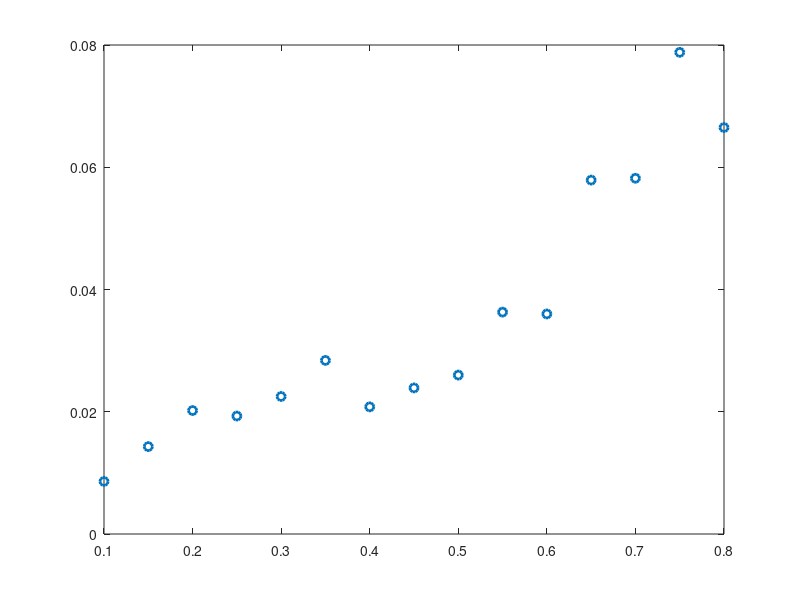

MATLAB code for this plot: (Note: this script raises an error after producing the figure.)
%% Quantum well capacitance
n1 = 1;% the number of sub bands populated
n2 = 2;% the number of sub bands populated
m = 9.109*10^-31; % [kg] electron mass
ms = 0.041*m; % effective mass of electron in InGaAs
q = 1.602*10^-19; %[C] elementary charge
h = 1.054*10^-34; % [m^2kg/s] reduced plank constant
Cq1 = (q^2*ms)/(n1*pi*h^2)*10^-4; % [F/cm2] 1st quantum well capacitance 
Cq2 = (q^2*ms)/(n2*pi*h^2)*10^-4;% [F/cm2] 2nd quantum well capacitance 

%% Subband calculation
h_ch = 7*10^-9;%[m] hight of channel
w_ch = 100*10^-9;%[m] width of channel
E1 = (h^2/(2*ms))*(n1^2*pi^2/h_ch^2 + n1^2*pi^2/w_ch^2)/q; %[eV] 1st subband of 2D quantum well
E2 = (h^2/(2*ms))*(n2^2*pi^2/h_ch^2 + n2^2*pi^2/w_ch^2)/q; %[eV] 2nd subband of 2D quantum well

%% Oxide capacitance 
tox = 5*10^-9; % oxide thickness [m]
ep = 8.854*10^-12; %[Fm^-1] % permittivity of vacuum
epox = 18; % permittivity of oxide. assume HfO2
Cox = (ep*epox/tox)*10^-4; % oxide capacitance [F/cm2]


%% plot experiment data
%H2 = [0.0084,0.0148,0.018,0.0456,0.03,0.0529,0.0505,0.0681,0.0694,0.0949];
%Vov2 = [200,400,500,600,700,800,900,1000,1100,1200];

H3 = [0.0086,0.0143,0.0202,0.0193,0.0225,0.0284,0.0208,0.0239,0.026,0.0363,0.0360,0.0579,0.0582,0.0788,0.0665];
Vov3 = [100,150,200,250,300,350,400,450,500,550,600,650,700,750,800];

%H4 = [0.0304,0.0235,0.045,0.0350,0.0416,0.0324,0.033,0.0639,0.0769];
%Vov4 = [400,500,600,700,800,900,1000,1100,1200];

%H5 = [0.012,0.0234,0.026,0.038,0.0386,0.048,0.0683,0.0985];
%Vov5 = [500,600,700,800,900,1000,1100,1200];

%H6 = [0.0171,0.0164,0.0325,0.0294,0.02,0.038,0.0514,0.049,0.0573,0.0901];
%Vov6 = [300,400,500,600,700,800,900,1000,1100,1200];

plot((Vov3/1000),H3,'o','LineWidth',2);
%plot((Vov2/1000)-0.2,H2,'d',(Vov3/1000)-0.2,H3,'d',(Vov4/1000)-0.2,H4,'d',(Vov5/1000)-0.2,H5,'d',(Vov6/1000)-0.2,H6,'d');
hold on


%% spline
%sp_H = csaps((Vov3/1000),H3,0.999);
%nVov = 0.1:0.001:1;
%nH = ppval(sp_H,nVov);
%plot(nVov,nH,'--','LineWidth',2);
%hold on

%% Integration from negative bias
%tic;
%[Qit,Cit,Qqu,Cqu,Vox,Vov,Vg,dV] = mos_calculation(0.95-E1,0.17,-1-E1,0.5,0.4*10^14,-0.37,2,0.2,Cox,Cq1);
%toc;


%%
k =1;
S = 1000;
h = waitbar(0,'Please wait...');
for Dit = 0.5:0.05:0.8
    for mu1 = 0.9:0.05:1.1
        for mu2 = -0.9:-0.05:-1.1
            for sigma1 = 0.15:0.025:0.25
                for sigma2 = 0.5:0.025:0.6
                    tic;
                    [Qit,Cit,Qqu,Cqu,Vox,Vov,Vg,dV] = mos_calculation(mu1-E1,sigma1,mu2-E1,sigma2,Dit*10^14,0.001,1,0,Cox,Cq1);
                    sp_Hs = csaps(Vov,dV,0.999);
                    nHs = ppval(sp_Hs,Vov3/1000);
                    %plot(nVov,nHs,'--','LineWidth',2);
                    %hold on
                    E = sum(log((abs(nHs-H3)).^2));
                    if E < S;
                        S = E;
                        m1 = mu1;
                        m2 = mu2;
                        s1 = sigma1;
                        s2 = sigma2;
                        %fs = f_start;
                        D = Dit*10^14;
                    end
                    toc;
                end
            end
        end
    end
    waitbar(Dit/1)
end
close(h)
%toc;


%% Error estimation
                    %[Qit,Cit,Qqu,Cqu,Vox,Vov,Vg,dV] = mos_calculation(0.95-E1,0.17,-1-E1,0.5,0.7*10^14,0.001,1,0,Cox,Cq1);
                    %sp_Hs = csaps(Vov,dV,0.999);
                    %nHs = ppval(sp_Hs,nVov);
                    %plot(nVov,nHs,'--','LineWidth',2);
                    %set(gca, 'yscale','log')
                    %set(gca, 'xscale','log')
                    %axis([0.1,1,0.001,1])
                    %hold on
             
%% Plot Vg vs hysteresis
%plot(Vov,dV,'or','LineWidth',2);
%plot(Vov,H,'o','MarkerSize', 8,'MarkerFaceColor','r','MarkerEdgeColor','k');
%set(gca, 'yscale','log')
%set(gca, 'xscale','log')
%axis([-0.5,1,0.001,1])
%xlabel('V_{ov} = V_{g} - V_{th} (V)');
%ylabel('\Deltahysteresis(V)');
%set(gca,'FontName','Helvetica','FontSize',16); 
%legend('experiment data1(W = 25nm)','experiment data2(W = 25nm)','experiment data3(W = 25nm)','experiment data4(W = 25nm)','experiment data5(W = 25nm)','simulation','Location','SouthEast')
%legend('simulation','Location','SouthEast')
%set(gca, ...
%  'TickDir'     , 'out'     , ...
%  'TickLength'  , [.02 .02] , ...
%  'XMinorTick'  , 'on'      , ...
%  'YMinorTick'  , 'on'      , ...
%  'YGrid'       , 'on'      , ...
%  'XGrid'       , 'on'      , ...
%  'XColor'      , [.3 .3 .3], ...
%  'YColor'      , [.3 .3 .3], ...
%  'LineWidth'   , 2         );
%hold on
%
%saveas(gcf,'fitting_W=100nm-device_with_HfO2_distribution.png');




